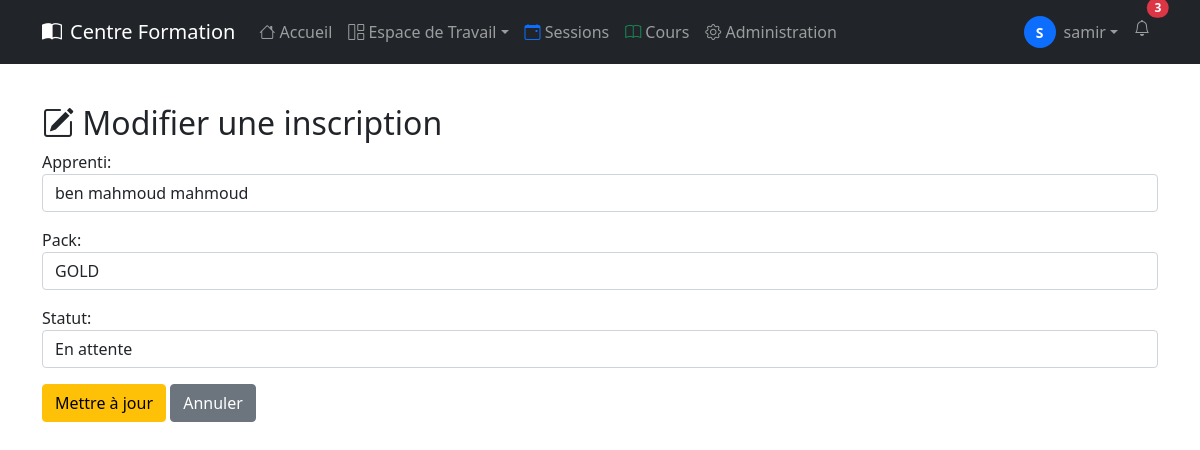
The page /apprentis/inscriptions/1/modifier/ (signed in) on the database its author committed.
### accounts/models.py (models this page shows)
class CustomUser(AbstractUser):
    email = models.EmailField(unique=True, verbose_name='adresse email')
    phone_number = models.CharField(max_length=15, blank=True, null=True)
    date_of_birth = models.DateField(blank=True, null=True)
    profile_picture = models.ImageField(
        upload_to='profile_pics/', blank=True, null=True)
    bio = models.TextField(blank=True, null=True)
    USERNAME_FIELD = 'email'
    REQUIRED_FIELDS = ['username']

### apprentis/models.py (models this page shows, shortened)
class Inscription(models.Model):
    apprenti = models.ForeignKey(
        Apprenti, related_name="inscriptions", on_delete=models.CASCADE)
    pack = models.ForeignKey(PackFormation, related_name="inscriptions",
                             on_delete=models.SET_NULL, null=True, blank=True)
    date_inscription = models.DateTimeField(auto_now_add=True)
    statut = models.CharField(
        max_length=20,
        choices=[("en_attente", "En attente"),
                 ("confirmee", "Confirmée"),
                 ("annulee", "Annulée")],
        default="en_attente"
    )
    class Meta:
        unique_together = ("apprenti", "pack")  # évite les doublons

### apprentis/views.py (the view)
@login_required
def modifier_inscription(request, inscription_id):
    inscription = get_object_or_404(Inscription, id=inscription_id)
    if request.method == "POST":
        form = InscriptionForm(request.POST, instance=inscription)
        if form.is_valid():
            form.save()
            return redirect("apprentis:liste_inscriptions")
    else:
        form = InscriptionForm(instance=inscription)
    return render(request, "apprentis/modifier_inscription.html", {"form": form})

### apprentis/forms.py
class InscriptionForm(forms.ModelForm):
    class Meta:
        model = Inscription
        fields = ["apprenti", "pack", "statut"]
        widgets = {
            "apprenti": forms.Select(attrs={"class": "form-control"}),
            "pack": forms.Select(attrs={"class": "form-control"}),
            "statut": forms.Select(attrs={"class": "form-control"}),
        }

### apprentis/models.py (called while the page is built)
    def __str__(self):
        return f"{self.prenom} {self.nom}"

### param/models.py (called while the page is built)
    def __str__(self):
        return self.titre

### apprentis/templates/apprentis/modifier_inscription.html
{% extends "base.html" %} {% block content %}
<div class="container mt-4">
  <h2><i class="bi bi-pencil-square"></i> Modifier une inscription</h2>
  <form method="post">
    {% csrf_token %} {{ form.as_p }}
    <button type="submit" class="btn btn-warning">Mettre à jour</button>
    <a href="{% url 'apprentis:liste_inscriptions' %}" class="btn btn-secondary"
      >Annuler</a
    >
  </form>
</div>
{% endblock %}

### templates/nav.html (shortened to what this page needs)
<nav class="navbar navbar-expand-lg navbar-dark bg-dark fixed-top" id="navbar">
  <div class="container">
    <a class="navbar-brand d-flex align-items-center" href="{% url 'home' %}">
      <i class="bi bi-book-half me-2"></i>
      Centre Formation
    </a>
    <div class="collapse navbar-collapse" id="navbarNav">
      <ul class="navbar-nav me-auto">
        <li class="nav-item">
          <a class="nav-link" href="{% url 'home' %}"><i class="bi bi-house"></i> Accueil</a>
        </li>
        {% if user.is_authenticated %}
          <li class="nav-item dropdown">
            <a class="nav-link dropdown-toggle" href="#" id="workspaceDropdown" role="button" data-bs-toggle="dropdown" aria-expanded="false"><i class="bi bi-grid-1x2"></i> Espace de Travail</a>
          </li>
          <li class="nav-item">
            <a class="nav-link" href="{% url 'param:sessionsliste' %}"><i class="bi bi-calendar-event text-primary"></i> Sessions</a>
          </li>
          <li class="nav-item">
            <a class="nav-link" href="{% url 'param:coursliste' %}"><i class="bi bi-book text-success"></i> Cours</a>
          </li>
          {% if user.is_staff %}
            <li class="nav-item">
              <a class="nav-link" href="{% url 'admin:index' %}"><i class="bi bi-gear"></i> Administration</a>
            </li>
          {% endif %}
        {% endif %}
      </ul>
      <ul class="navbar-nav ms-auto">
        {% if user.is_authenticated %}
          <li class="nav-item dropdown">
            <a class="nav-link dropdown-toggle d-flex align-items-center" href="#" id="navbarDropdown" role="button" data-bs-toggle="dropdown" aria-expanded="false">
              {% if user.profile_picture %}
                <img src="{{ user.profile_picture.url }}" alt="{{ user.username }}" class="rounded-circle me-2" width="32" height="32" style="object-fit: cover" />
              {% else %}
                <div class="bg-primary rounded-circle d-flex align-items-center justify-content-center me-2" style="width: 32px; height: 32px">
                  <span class="text-white fw-bold small">{{ user.username|first|upper }}</span>
                </div>
              {% endif %}
              <span class="d-none d-md-inline">{{ user.username }}</span>
            </a>
          </li>
          <li class="nav-item">
            <a class="nav-link position-relative" href="#">
              <i class="bi bi-bell"></i>
              <span class="position-absolute top-0 start-100 translate-middle badge rounded-pill bg-danger">
                3
              </span>
            </a>
          </li>
        {% endif %}
      </ul>
    </div>
  </div>
</nav>
<div style="height: 80px"></div>

### rows shown on the page
CustomUser: username|first "S", username "samir"
Inscription: apprenti "ben mahmoud mahmoud", pack "GOLD", statut "En attente"
